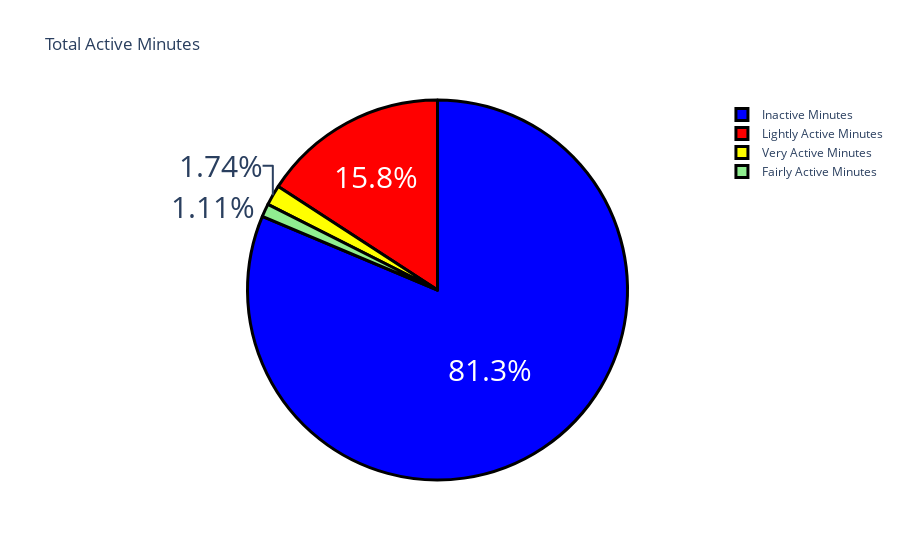

Here is the notebook cell this chart was saved with:
### Markdown cell above
# Total number of active minutes in a day

### Code cell
label = ["Very Active Minutes", "Fairly Active Minutes", 
         "Lightly Active Minutes", "Inactive Minutes"]
counts = a[["VeryActiveMinutes", "FairlyActiveMinutes", 
               "LightlyActiveMinutes", "SedentaryMinutes"]].mean()
colors = ['yellow','lightgreen', "red", "blue"]

fig = go.Figure(data=[go.Pie(labels=label, values=counts)])
fig.update_layout(title_text='Total Active Minutes')
fig.update_traces(hoverinfo='label+percent', textinfo='percent', textfont_size=30,
                  marker=dict(colors=colors, line=dict(color='black', width=3)))
fig.show()

### Figure 1 — Plotly figure (JSON) as saved in the notebook; plotly's stock layout.template omitted (floating-point values rounded to 4 significant figures)
{"data": [{"hoverinfo": "label+percent", "labels": ["Very Active Minutes", "Fairly Active Minutes", "Lightly Active Minutes", "Inactive Minutes"], "marker": {"colors": ["yellow", "lightgreen", "red", "blue"], "line": {"color": "black", "width": 3}}, "textfont": {"size": 30}, "textinfo": "percent", "type": "pie", "values": [21.16, 13.56, 192.8, 991.2]}], "layout": {"title": {"text": "Total Active Minutes"}}}
